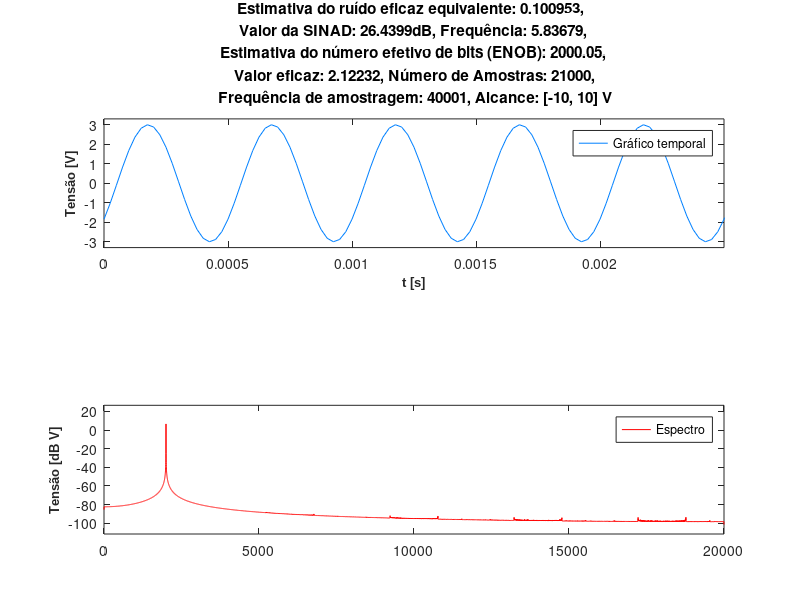

Source code (MATLAB):
%% INSTRUMENTAÇÃO E MEDIDAS - LABORATORIO AQUISIÇÃO DE SINAIS
%Grupo 1 L32 Daniel Dinis no. 99906, João Gonçalves no. 99995, Jorge Contente no. 102143

% Dados iniciais
A = 3;          %amplitude do sinal (dada em aula)
f_sinal = 2000; %frequência do sinal (dada em aula)

% Dados iniciais para a placa
N_amostras = 21000; % no. de amostras (dada em aula)
Fs = 40001;         % frequência de amostragem (dada em aula)

% Resolução temporal
Ts = 1/Fs;

% Resolução espectral
F0 = Fs/N_amostras;
T0=1/F0;

% Variável no tempo e frequência
t=(0:Ts:T0-Ts)'; 
f=(0:F0:F0*(ceil(N_amostras/2)-1));

% Informação da placa de aquisicao APAGAR
%!!!!!!!!!!!!!!!!!!!!!!!!!!!!!!!!!!!!!!!!
Nbits=14;
Amax=10;
Delta=2*Amax/(2^Nbits);
%!!!!!!!!!!!!!!!!!!!!!!!!!!!!!!!!!!!!!!!!

%% Preambulo -- Calculos dos valores pedidos
N_ciclos=1000;
f_tot=zeros(N_ciclos,1);

for l=1:N_ciclos  
    
    %% Aquisição do Sinal
    %d = daq('ni');
    %addinput(d,"Dev2","ai0","Voltage"); %daqlist
    %atribuição das especificações da sessão 
    %d.Rate = Fs;
    %inicio da aquisição
    %data_t = read(d,N_amostras,"OutputFormat","Matrix"); % Adquirir "N_amostras"  e colocar os dados na variável data_t.
    %Fs=sinal.Properties.SampleRate;

    %Funções de teste 
    xt=A*cos(2*pi*f_sinal*t+2*pi*rand(1));
    data_t=floor(xt/Delta)*Delta+Delta/2;
    %data_t=xt;
    
    % Estimação da frequência
    dataf = abs(fft(data_t))/N_amostras; 

    [M,Posf]=max(dataf(1:floor(N_amostras/2)));

    media = 0;
    norm = 0;

    %Na eventualidade da possibilidade de calcular a média ponderada:
    if (Posf>3)
        for m=Posf-3:Posf+3
            norm = norm + dataf(m);
            media = media +(m-1)*dataf(m)*F0;   
            % (m-1)*Delta_f é a frequencia da harmonica e dataf(m) é a sua amplitude.
            % (m-1) representa o nr de "subdivisoes" até à harmonica
        end
            f_tot(l) = media/norm;
    else 
        % No caso de estar proximo da origem e não dar para fazer média ponderada:
        f_tot(l) = (Posf-1)* F0;
    end

    %Calcular espetro unilateral
    dataf=fft(data_t);
    dataf_b=(abs(dataf)).^2/(N_amostras*N_amostras);    %fazer o espectro de potencia bilateral
    dataf_uni=2*dataf_b(1:floor((N_amostras+1)/2));     %fazer o espetro de potencia unilateral
    dataf_uni(1)= dataf_uni(1)/2;
    if (rem(N_amostras,2)==0)
        dataf_uni(N_amostras/2)= dataf_uni(N_amostras/2)/2;
    end
    if l == 1
        dataf_avg = dataf_uni;
    else
        dataf_avg = dataf_avg + dataf_uni;
    end
end

f_estimada=mean(f_tot);
dataf_avg = dataf_avg / N_ciclos;

% Período estimado
T=1/f_estimada; 

% Cálculo do Navg - média do numero de amostras; util quando o numero de amostras e reduzido
nppp = Fs/f_estimada;   	                % no. de pontos por periodo			   
nperiodos=floor(N_amostras/nppp);	        % num de periodos
Navg=nperiodos*nppp;

% Cálculo da média 
sum_all=sum(data_t);
media=sum_all/Navg;

% Cálculo do Valor eficaz  
data_tpower=power(data_t,2);    % Vef=sqrt(mean(abs(data_t).^2))
sum_all2=sum(data_tpower);
Vrms=sqrt(sum_all2/Navg);


%% Cálculo do ruído médio eficaz
% Naturalmente é necessário retirar as harmónicas do espectro médio de potência
% no nosso caso temos uma sinusoide, bastava retirar a fundamental, 
% mas o raciocinio está generalizado (no for loop anterior removemos todas as harmónicas do Gn)

Gn = dataf_avg;                             %salvaguardar GMed
HN = floor(N_amostras/2 - 1)*F0/f_estimada; % no. de harmónicas
for i=1:HN
    Gn(1 + round(i * f_estimada/F0)) = 0; 
end
Gm = power(10,10*log10(Gn)/10);

nQ = sum(Gm);        % ruído de quantização (ruido medio)
%nQ=nQ-Gm(Posf);     % quando temos apenas uma sinusoide (apenas um dirac no espetro de potencia unilateral)
nQ = sqrt(nQ); 


%% Cálculo de SINAD e no. bits estimado da placa de aquisição (ENOB)
SINAD=dataf_avg(Posf)/(sum(dataf_avg)-dataf_avg(Posf));
SINAD=10*log10(SINAD);
% Calculo de Numero de bits estimado da placa, 
% chamamos à variavel Nbits_Est, mas é o ENOB tecnicamente
Nbits_Est=(SINAD-1.76-10*log10(A^2/Amax^2))/6.02;

%% Criar gráficos para visualização

Amplitude=max(data_t);      % amplitude real
subplot(211);
plot(t, data_t, 'color', [0 0.5 1]); 
str=sprintf('Estimativa do ruído eficaz equivalente: %g, \n Valor da SINAD: %gdB, Frequência: %g, \n Estimativa do número efetivo de bits (ENOB): %g, \n Valor eficaz: %g, Número de Amostras: %g,\n Frequência de amostragem: %g, Alcance: [-%g, %g] V', nQ, SINAD, Nbits_Est ,f_estimada, Vrms, N_amostras, Fs, Amax, Amax);
title(str);
xlabel('t [s]')
xl = get(gca,'xlabel');
set(xl,'FontName','Arial','FontSize',9,'FontWeight','bold');   
ylabel('Tensão [V]')
yl = get(gca,'ylabel');
set(yl,'FontName','Arial','FontSize',9,'FontWeight','bold');
legend('Gráfico temporal')
axis([0 T*5 -1.1*Amplitude 1.1*Amplitude]) %[xmin xmax  ymin ymax]

subplot(212);
max2=max(10*log10(abs(dataf_avg)))+20;          %valor max no plot
min2=1.1*min(10*log10(abs(dataf_avg)));         %valor min no plot
plot(f, 10*log10(dataf_avg), 'color',[1 0 0]);  %plot em db
%plot(f, dataf_uni, 'color',[1 0 0]);           %plot em V^2
xl = get(gca,'xlabel');
set(xl,'FontName','Arial','FontSize',9,'FontWeight','bold');   
ylabel('Tensão [dB V]')
yl = get(gca,'ylabel');
set(yl,'FontName','Arial','FontSize',9,'FontWeight','bold');   
legend('Espectro')
axis([0 Fs/2  min2 max2])
